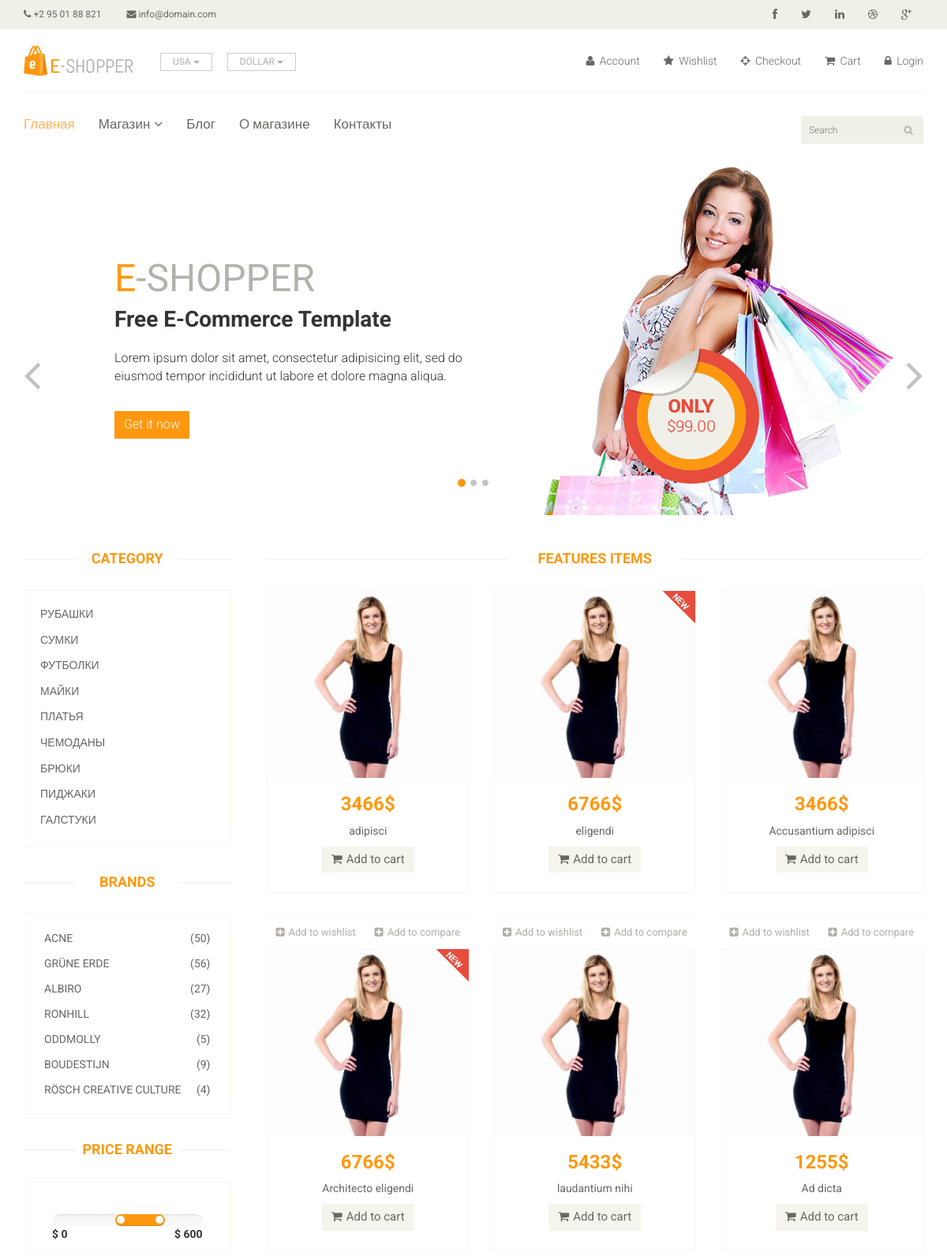
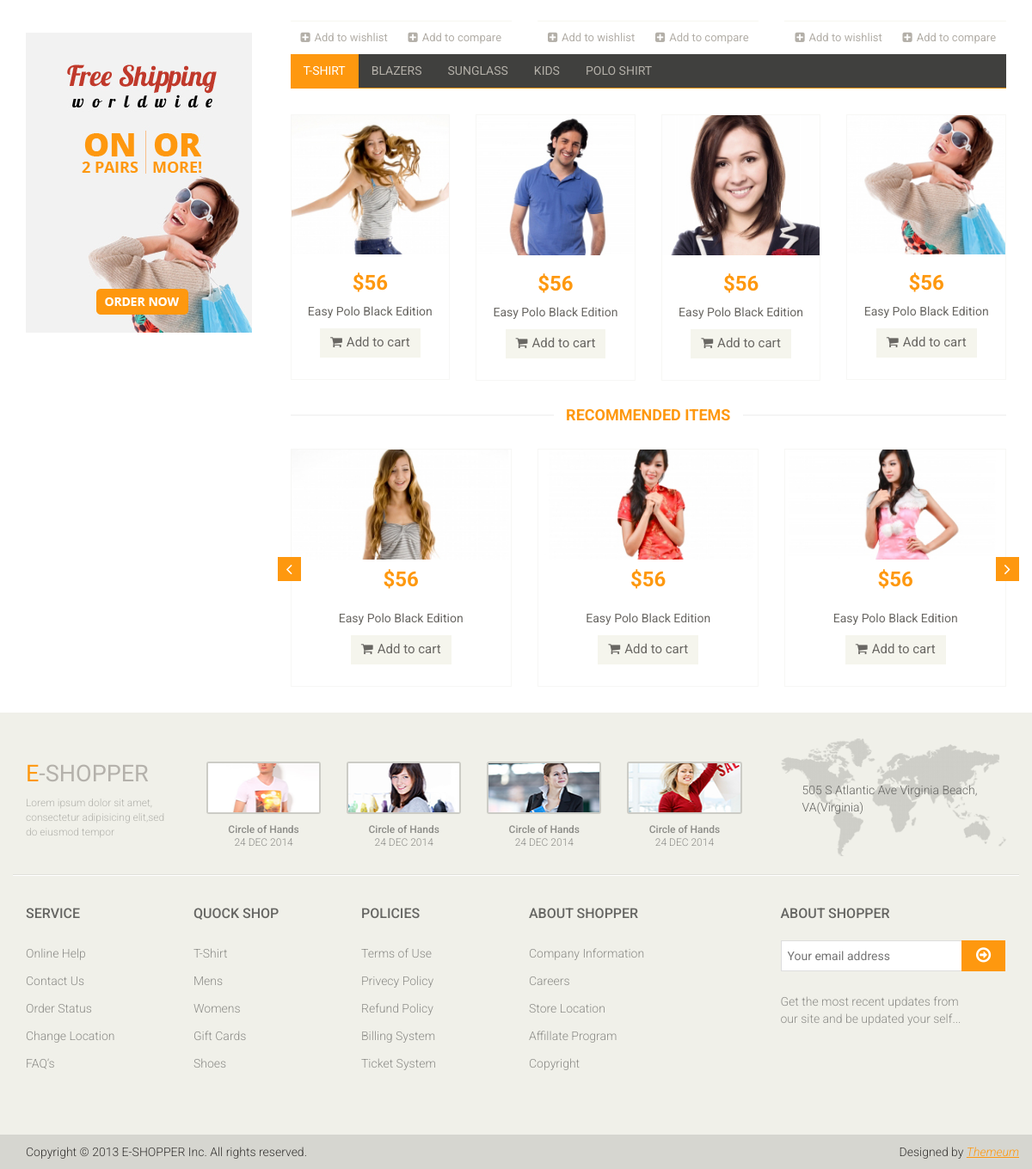
The page / on the database its author committed (2 pictures, top to bottom).
### tables this page shows
CREATE TABLE `category` (
  `id` int NOT NULL,
  `name` varchar(255) NOT NULL,
  `sort_order` int NOT NULL DEFAULT '0',
  `status` int NOT NULL DEFAULT '1'
);

CREATE TABLE `product` (
  `id` int NOT NULL,
  `name` varchar(255) NOT NULL,
  `category_id` int NOT NULL,
  `code` int NOT NULL,
  `price` float NOT NULL,
  `avilability` int NOT NULL,
  `brand` varchar(255) NOT NULL,
  `image` varchar(255) NOT NULL,
  `description` text NOT NULL,
  `is_new` int NOT NULL DEFAULT '0',
  `is_recommended` int NOT NULL DEFAULT '0',
  `status` int NOT NULL DEFAULT '1'
);

### controllers/SiteController.php (called while the page is built)
<?php
include ROOT.'/models/Category.php';
include ROOT.'/models/Product.php';
class SiteController
{
  public static function actionIndex(){
    $categories = Category::getCategoriesList();
    $latestProducts = Product::getLatestProducts(6);
    require(ROOT . '/views/site/index_tpl.php');
    return true;
  }
}

### index.php (called while the page is built, shortened)
<?php
require ROOT . '/components/Router.php';
Router::run();

### models/Category.php (called while the page is built)
<?php
class Category
{
  public static function getCategoriesList(){
    $db = DBConnect::getConnection();
    return $db->query('SELECT id, name FROM category ORDER BY sort_order ASC')
              ->fetchAll(PDO::FETCH_ASSOC);
  }
}

### models/Product.php (called while the page is built, shortened)
<?php
class Product
{
  public static function getLatestProducts($count = self::SHOW_BY_DEFAULT){
    $count = (int)$count;
    $db = DBConnect::getConnection();
    return $db->query("SELECT id, name, price, image, is_new
                                FROM product
                                WHERE status = 1
                                ORDER BY id DESC
                                LIMIT $count")
              ->fetchAll(PDO::FETCH_ASSOC);
  }
}

### views/site/index_tpl.php (the view, shortened to what this page needs)
<?php include ROOT.'/views/layouts/header.php';?>
<section id="slider">
  <div class="container">
    <div class="row">
      <div class="col-sm-12">
        <div id="slider-carousel" class="carousel slide" data-ride="carousel">
          <ol class="carousel-indicators">
            <li data-target="#slider-carousel" data-slide-to="0" class="active"></li>
            <li data-target="#slider-carousel" data-slide-to="1"></li>
            <li data-target="#slider-carousel" data-slide-to="2"></li>
          </ol>
          <div class="carousel-inner">
            <div class="item active">
              <div class="col-sm-6">
                <h1><span>E</span>-SHOPPER</h1>
                <h2>Free E-Commerce Template</h2>
                <p>Lorem ipsum dolor sit amet, consectetur adipisicing elit, sed do eiusmod tempor incididunt ut labore et dolore magna aliqua. </p>
                <button type="button" class="btn btn-default get">Get it now</button>
              </div>
              <div class="col-sm-6">
                <img src="/template/images/home/girl1.jpg" class="girl img-responsive" alt="" />
                <img src="/template/images/home/pricing.png"  class="pricing" alt="" />
              </div>
            </div>
          </div>
          <a href="#slider-carousel" class="left control-carousel hidden-xs" data-slide="prev">
            <i class="fa fa-angle-left"></i>
          </a>
          <a href="#slider-carousel" class="right control-carousel hidden-xs" data-slide="next">
            <i class="fa fa-angle-right"></i>
          </a>
        </div>
      </div>
    </div>
  </div>
</section>
<section>
  <div class="container">
    <div class="row">
      <div class="col-sm-3">
        <div class="left-sidebar">
          <h2>Category</h2>
          <div class="panel-group category-products" id="accordian">
            <?php foreach ($categories as $category):?>
                <div class="panel panel-default">
                  <div class="panel-heading">
                    <h4 class="panel-title">
                        <a href="/category/<?=$category['id']?>">
                          <?=$category['name']?>
                        </a>
                    </h4>
                  </div>
                </div>
            <?php endforeach;?>
          </div>
          <div class="brands_products">
            <h2>Brands</h2>
            <div class="brands-name">
              <ul class="nav nav-pills nav-stacked">
                <li><a href="#"> <span class="pull-right">(50)</span>Acne</a></li>
                <li><a href="#"> <span class="pull-right">(56)</span>Grüne Erde</a></li>
                <li><a href="#"> <span class="pull-right">(27)</span>Albiro</a></li>
                <li><a href="#"> <span class="pull-right">(32)</span>Ronhill</a></li>
                <li><a href="#"> <span class="pull-right">(5)</span>Oddmolly</a></li>
                <li><a href="#"> <span class="pull-right">(9)</span>Boudestijn</a></li>
                <li><a href="#"> <span class="pull-right">(4)</span>Rösch creative culture</a></li>
              </ul>
            </div>
          </div>
          <div class="price-range">
            <h2>Price Range</h2>
            <div class="well text-center">
              <input type="text" class="span2" value="" data-slider-min="0" data-slider-max="600" data-slider-step="5" data-slider-value="[250,450]" id="sl2" ><br />
              <b class="pull-left">$ 0</b> <b class="pull-right">$ 600</b>
            </div>
          </div>
          <div class="shipping text-center">
            <img src="/template/images/home/shipping.jpg" alt="" />
          </div>
        </div>
      </div>
      <div class="col-sm-9 padding-right">
        <div class="features_items">
          <h2 class="title text-center">Features Items</h2>
          <?php foreach($latestProducts as $product):?>
              <div class="col-sm-4">
                <div class="product-image-wrapper">
                  <div class="single-products">
                    <div class="productinfo text-center">
                      <a href="/product/<?=$product['id']?>">
                          <img src="/template/images/home/product3.jpg" alt="" />
                      </a>
                      <h2><?=$product['price']?>$</h2>
                        <a href="/product/<?=$product['id']?>">
                            <p><?=$product['name']?></p>
                        </a>
                      <a href="#" class="btn btn-default add-to-cart"><i class="fa fa-shopping-cart"></i>Add to cart</a>
                    </div>
                    <?php if($product['is_new']):?>
                        <img src="/template/images/home/new.png" class="new" alt="">
					<?php endif;?>
                  </div>
                </div>
                <div class="choose">
                    <ul class="nav nav-pills nav-justified">
                      <li><a href="#"><i class="fa fa-plus-square"></i>Add to wishlist</a></li>
                      <li><a href="#"><i class="fa fa-plus-square"></i>Add to compare</a></li>
                    </ul>
                </div>
              </div>
          <?php endforeach;?>
        </div>
        <div class="category-tab">
          <div class="col-sm-12">
            <ul class="nav nav-tabs">
              <li class="active"><a href="#tshirt" data-toggle="tab">T-Shirt</a></li>
              <li><a href="#blazers" data-toggle="tab">Blazers</a></li>
              <li><a href="#sunglass" data-toggle="tab">Sunglass</a></li>
              <li><a href="#kids" data-toggle="tab">Kids</a></li>
              <li><a href="#poloshirt" data-toggle="tab">Polo shirt</a></li>
            </ul>
          </div>
          <div class="tab-content">
            <div class="tab-pane fade active in" id="tshirt" >
              <div class="col-sm-3">
                <div class="product-image-wrapper">
                  <div class="single-products">
                    <div class="productinfo text-center">
                      <img src="/template/images/home/gallery1.jpg" alt="" />
                      <h2>$56</h2>
                      <p>Easy Polo Black Edition</p>
                      <a href="#" class="btn btn-default add-to-cart"><i class="fa fa-shopping-cart"></i>Add to cart</a>
                    </div>
                  </div>
                </div>
              </div>
              <div class="col-sm-3">
                <div class="product-image-wrapper">
                  <div class="single-products">
                    <div class="productinfo text-center">
                      <img src="/template/images/home/gallery2.jpg" alt="" />
                      <h2>$56</h2>
                      <p>Easy Polo Black Edition</p>
                      <a href="#" class="btn btn-default add-to-cart"><i class="fa fa-shopping-cart"></i>Add to cart</a>
                    </div>
                  </div>
                </div>
              </div>
              <div class="col-sm-3">
                <div class="product-image-wrapper">
                  <div class="single-products">
                    <div class="productinfo text-center">
                      <img src="/template/images/home/gallery3.jpg" alt="" />
                      <h2>$56</h2>
                      <p>Easy Polo Black Edition</p>
                      <a href="#" class="btn btn-default add-to-cart"><i class="fa fa-shopping-cart"></i>Add to cart</a>
                    </div>
                  </div>
                </div>
              </div>
              <div class="col-sm-3">
                <div class="product-image-wrapper">
                  <div class="single-products">
                    <div class="productinfo text-center">
                      <img src="/template/images/home/gallery4.jpg" alt="" />
                      <h2>$56</h2>
                      <p>Easy Polo Black Edition</p>
                      <a href="#" class="btn btn-default add-to-cart"><i class="fa fa-shopping-cart"></i>Add to cart</a>
                    </div>
                  </div>
                </div>
              </div>
            </div>
          </div>
        </div>
        <div class="recommended_items">
          <h2 class="title text-center">recommended items</h2>
          <div id="recommended-item-carousel" class="carousel slide" data-ride="carousel">
            <div class="carousel-inner">
              <div class="item active">
                <div class="col-sm-4">
                  <div class="product-image-wrapper">
                    <div class="single-products">
                      <div class="productinfo text-center">
                        <img src="/template/images/home/recommend1.jpg" alt="" />
                        <h2>$56</h2>
                        <p>Easy Polo Black Edition</p>
                        <a href="#" class="btn btn-default add-to-cart"><i class="fa fa-shopping-cart"></i>Add to cart</a>
                      </div>
                    </div>
                  </div>
                </div>
                <div class="col-sm-4">
                  <div class="product-image-wrapper">
                    <div class="single-products">
                      <div class="productinfo text-center">
                        <img src="/template/images/home/recommend2.jpg" alt="" />
                        <h2>$56</h2>
                        <p>Easy Polo Black Edition</p>
                        <a href="#" class="btn btn-default add-to-cart"><i class="fa fa-shopping-cart"></i>Add to cart</a>
                      </div>
                    </div>
                  </div>
                </div>
                <div class="col-sm-4">
                  <div class="product-image-wrapper">
                    <div class="single-products">
                      <div class="productinfo text-center">
                        <img src="/template/images/home/recommend3.jpg" alt="" />
                        <h2>$56</h2>
                        <p>Easy Polo Black Edition</p>
                        <a href="#" class="btn btn-default add-to-cart"><i class="fa fa-shopping-cart"></i>Add to cart</a>
                      </div>
                    </div>
                  </div>
                </div>
              </div>
            </div>
            <a class="left recommended-item-control" href="#recommended-item-carousel" data-slide="prev">
              <i class="fa fa-angle-left"></i>
            </a>
            <a class="right recommended-item-control" href="#recommended-item-carousel" data-slide="next">
              <i class="fa fa-angle-right"></i>
            </a>
          </div>
        </div>
      </div>
    </div>
  </div>
</section>
<?php include ROOT.'/views/layouts/footer.php';?>

### components/Router.php (shortened to what this page needs)
<?php
class Router
{
  private static $routes;
  private static function getRoutes()
  {
    self::$routes = include(ROOT . '/config/routes.php');
  }
  private static function getUri()
  {
    if (!empty($_SERVER['REQUEST_URI'])) {
      return trim($_SERVER['REQUEST_URI'], '/');
    }
  }
  public static function run()
  {
    $uri = self::getUri();
    foreach (self::$routes as $uriPattern => $path) {
      if (preg_match("~$uriPattern~", $uri)) {
        $internalRoute = preg_replace("~$uriPattern~", $path, $uri);
        $segments = explode('/', $internalRoute);
        $controllerName = ucfirst(array_shift($segments)) . 'Controller';
        $actionName = 'action' . ucfirst(array_shift($segments));
        $parameters = &$segments;
        $result = $controllerName::$actionName(...$parameters);
        if ($result !== null) {
          break;
        }
      }
    }
  }
}

### rows shown on the page
category: name "РУБАШКИ"
category: name "СУМКИ"
category: name "ФУТБОЛКИ"
category: name "МАЙКИ"
category: name "ПЛАТЬЯ"
category: name "ЧЕМОДАНЫ"
category: name "БРЮКИ"
category: name "ПИДЖАКИ"
category: name "ГАЛСТУКИ"
product: price "3466", name "adipisci"
product: price "6766", name "eligendi", is_new 1 (drawn)
product: price "3466", name "Accusantium adipisci"
product: price "6766", name "Architecto eligendi", is_new 1 (drawn)
product: price "5433", name "laudantium nihi"
product: price "1255", name "Ad dicta"
